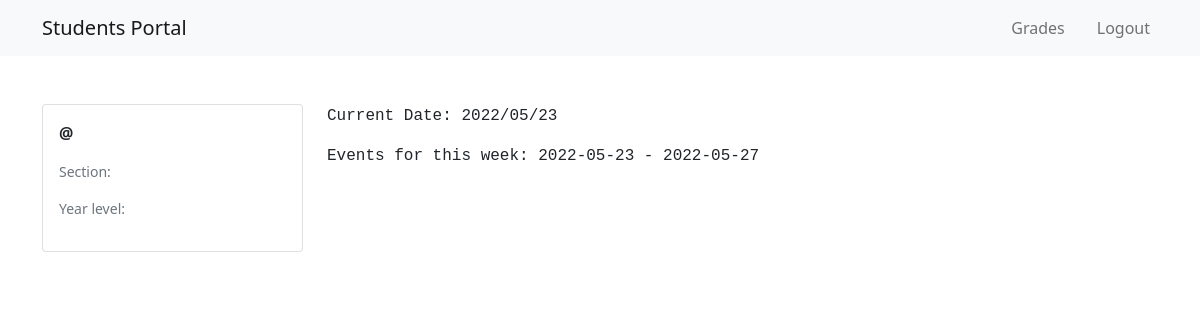
/student-views/index.php, run on an earlier commit of the app's database.
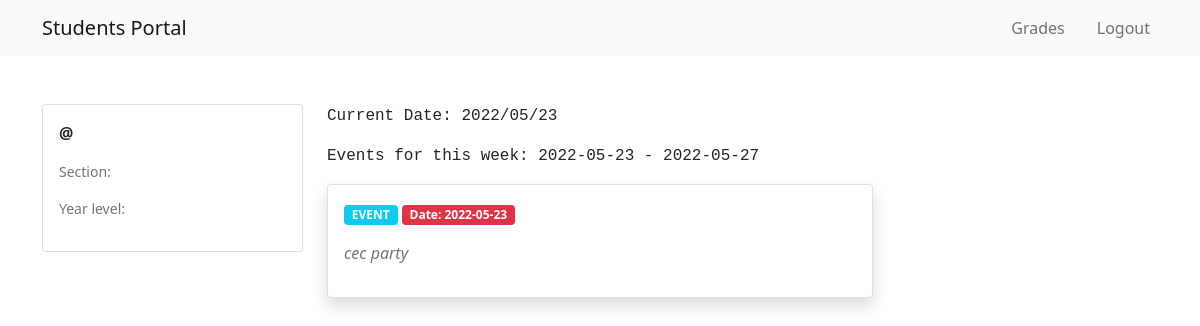
And on a later commit of the database.
### tables this page shows
CREATE TABLE `posts` (
  `id` int(11) NOT NULL,
  `post` varchar(255) NOT NULL,
  `type` varchar(255) NOT NULL,
  `admin_id` varchar(255) NOT NULL,
  `date_posted` date NOT NULL
);

### functions/student-logic.php (called while the page is built, shortened)
<?php
function show($table_name){
    $conn = connect();
    $sql = "SELECT  * FROM $table_name ORDER BY id DESC";
    $result = $conn->query($sql);
    if($result->num_rows > 0){
       $rows = array();
       while($row  = $result->fetch_assoc()){
           $rows[] = $row;
       }
       return $rows;
    }else{
        return FALSE;
    }
}
function show_week_date()
{
    $dt = new DateTime();
    $dates = [];
    for ($d = 1; $d <= 5; $d++) {
        $dt->setISODate($dt->format('o'), $dt->format('W'), $d);
        $dates[$dt->format('D')] = $dt->format('Y-m-d');
    }
    return $dates;
}
?>

### student-views/index.php (the view, shortened to what this page needs)
<?php
include '../functions/student-logic.php';
include 'navbar-student.php';
$date_array = show_week_date();
$first = reset($date_array);
$end = end($date_array);
?>
<main class="my-5">
    <div class="container">
        <div class="row">
            <div class="col-3">
                <div class="card">
                    <div class="card-body">
                        <p class="fw-bold">@<?php echo $_SESSION['fullname'] ?></p>
                        <p class="text-muted small">Section: <?php echo $_SESSION['section'] ?></p>
                        <p class="text-muted small">Year level: <?php echo $_SESSION['year'] ?></p>
                    </div>
                </div>
            </div>
            <div class="col-6">
                <p class="font-monospace">Current Date: <?php echo date("Y/m/d") ?> </p>
                <p class="font-monospace">Events for this week: <?php echo $first . " - " . $end ?> </p>
                <?php if (!empty(show('posts'))) : ?>
                    <?php
                    foreach (show('posts') as $event) : ?>
                        <?php foreach (show_week_date() as $day => $date) : ?>
                            <?php if ($event['date_posted'] == $date) : ?>
                                <div class="card shadow mb-3">
                                    <div class="card-body">
                                        <p class="badge bg-info"><?php echo $event['type'] ?></p>
                                        <p class="badge bg-danger">Date: <?php echo $event['date_posted'] ?></p>
                                        <p class="text-muted fst-italic">
                                            <?php echo $event['post'] ?>
                                        </p>
                                    </div>
                                </div>
                            <?php endif; ?>
                        <?php endforeach; ?>
                    <?php
                    endforeach;
                    ?>
                <?php else : ?>
                    <div class="alert alert-secondary">NO POSTS OR ANNOUNCEMENTS YET</div>
                <?php endif; ?>
            </div>
            <div class="col-3">
            </div>
        </div>
    </div>
</main>

What changed in the data, as far as the page shows it:
added posts: type "EVENT", date_posted "2022-05-23", post "cec party"
